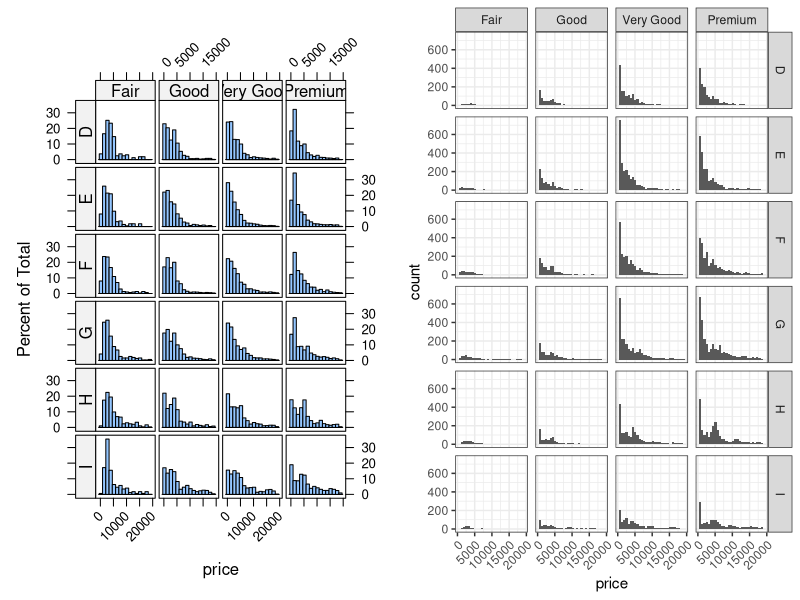

Recreate this plot in R. (Note: this script raises an error after producing the figure.)
library(lattice)
library(latticeExtra)
library(ggplot2)
library(grid)
library(gridExtra)
data(diamonds)

# Exercise I
# create a subset of diamonds of only the ideal cut
# and a subset containing the rest, excluding those of color "J"
ideal.subset <- subset(diamonds, cut=="Ideal")
not.ideal.minus.j <- subset(diamonds, cut!="Ideal" & color!="J")

# Exercise II
# aggregate first dataframe from Ex.1 as mean carat per clarity
# and the second one as median carat per clarity
ideal.mean.per.clarity <- aggregate(ideal.subset$carat, by=list(ideal.subset$clarity), FUN=mean)
not.ideal.median.per.clarity <- aggregate(not.ideal.minus.j$carat, by=list(not.ideal.minus.j$clarity), FUN=median)

# Exercise III
# sort the first data frame from exercise 2 according to carat
names(ideal.mean.per.clarity) <- c("carat","mean")
ideal.mean.per.clarity <- ideal.mean.per.clarity[order(ideal.mean.per.clarity$carat),]

# Exercise IV
# merge the two data frames from exercise II
names(not.ideal.median.per.clarity) <- c("carat","median")
data.merged <- merge(ideal.mean.per.clarity, not.ideal.median.per.clarity, by.x="carat")

# Exercise VI
# using one of the data sets from exercise I save to your local drive
# a plot showing the lattice and ggplot2 versions of a histogram
# of price conditioned according to both cut and color utilizing
# the grid package to set up the plotting device

hist.lattice <- histogram(~ price | cut + color, data=not.ideal.minus.j,as.table=TRUE,plot.points=FALSE,between=list(x=0.2,y=0.2),scales=list(x=list(rot=45)))
lattice.hist <- useOuterStrips(hist.lattice)
hist.ggplot  <- ggplot(data=not.ideal.minus.j, aes(x=price)) + geom_histogram() + facet_grid(color~cut) + theme_bw() + theme(axis.text.x=element_text(angle=45,hjust=1))

pdf("fig-vi.pdf",width=7,height=5)
par(mar=c(2,2,0.2,0.2))
#lattice.hist
#hist.ggplot
grid.arrange(lattice.hist,hist.ggplot,ncol=2)
invisible(dev.off())
embedFonts("fig-v.pdf",options="-DPDFSETTINGS=/prepress")
